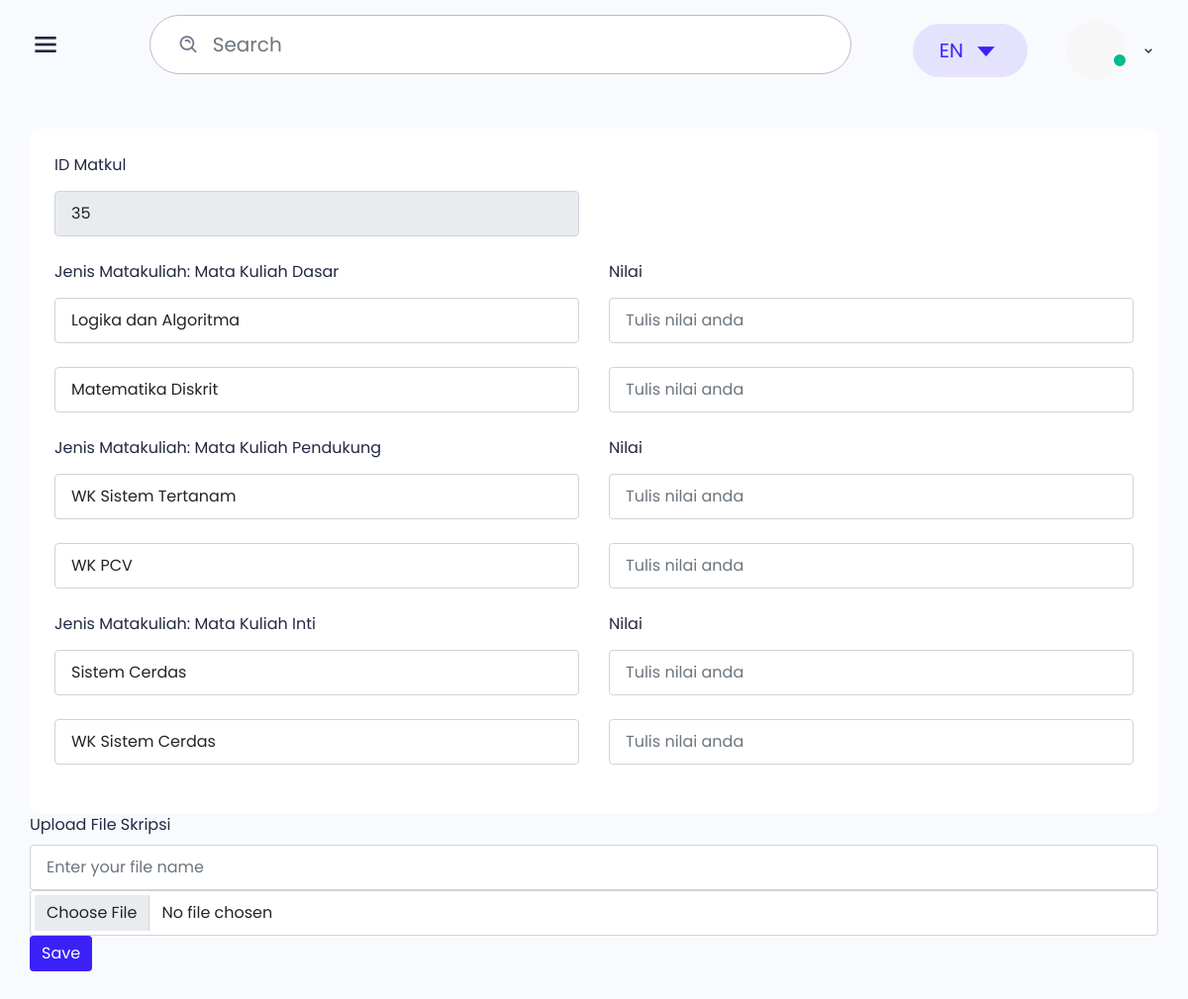
Page /protend/input_nilai.php on the earlier database version.
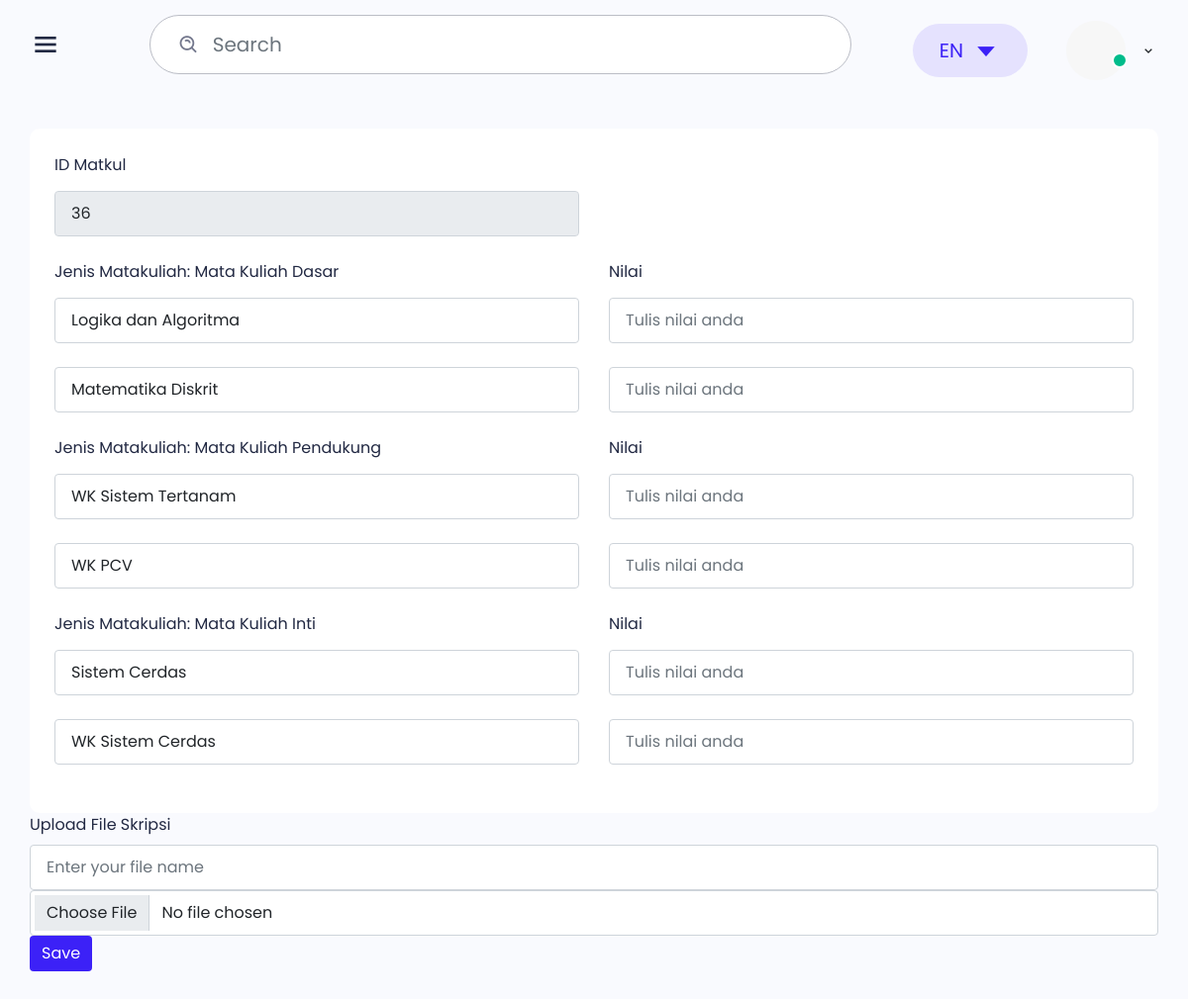
Same page on the later database version.
### tables this page shows
CREATE TABLE `mata_kuliah` (
  `id_matkul` int(11) NOT NULL,
  `logika_algoritma` float NOT NULL,
  `matematika_Diskrit` float NOT NULL,
  `wk_sistemtertanam` float NOT NULL,
  `wk_pcv` float NOT NULL,
  `sistem_cerdas` float NOT NULL,
  `wk_sistem_cerdas` float NOT NULL,
  `name` text NOT NULL,
  `file` varchar(50) NOT NULL,
  `id_status` int(3) NOT NULL DEFAULT '0',
  `id_nilai_skripsi` int(3) NOT NULL DEFAULT '0'
);

### protend/input_nilai.php (the view, shortened to what the changed rows need)
<!DOCTYPE html>
<html lang="en">
<head>
    <link href='https://unpkg.com/boxicons@2.0.7/css/boxicons.min.css' rel='stylesheet'>
    <link rel="stylesheet" href="css/icons.min.css">
    <link rel="stylesheet" href="./libs/date-picker/datepicker.css">
    <link rel="stylesheet" href="./css/bootstrap.min.css">
    <link rel="stylesheet" href="./css/grid.css">
    <link rel="stylesheet" href="./css/style.css">
    <link rel="stylesheet" href="./css/responsive.css">
    <link rel="stylesheet" href="./css/custom.css">
</head>
<body class="sidebar-expand counter-scroll">
    <div class="main">
    <div class="main-content project">
            <div class="row">
                <div class="col-12">
                    <div class="box">
                        <div class="box-body">
                            <div class="row">
                                <?php
                                include 'koneksi.php';
                                $sql3   = "SELECT id_matkul FROM mata_kuliah ORDER by id_matkul DESC";
                                $q3     = mysqli_query($koneksi, $sql3);
                                $r2 = mysqli_fetch_array($q3);
                                $id_matkul2         = $r2['id_matkul']+1;
                                ?>
                                <div class="col-md-6 col-sm-12 mb-24">
                                <div class="form-group"> <label class="form-label">ID Matkul</label> <input
                                        value="<?=$id_matkul2?>"    class="form-control" disabled  name="id_matkul" placeholder="ID Matkul"> </div>
                                </div>
                            </div>
                            </div>
                            </div>
                        </div>
                    </div>
                </div>
            </div>
</body>
</html>

Differences in the rows shown:
no longer on this page (row unchanged): mata_kuliah: id_matkul "35"
added mata_kuliah: id_matkul "36"
